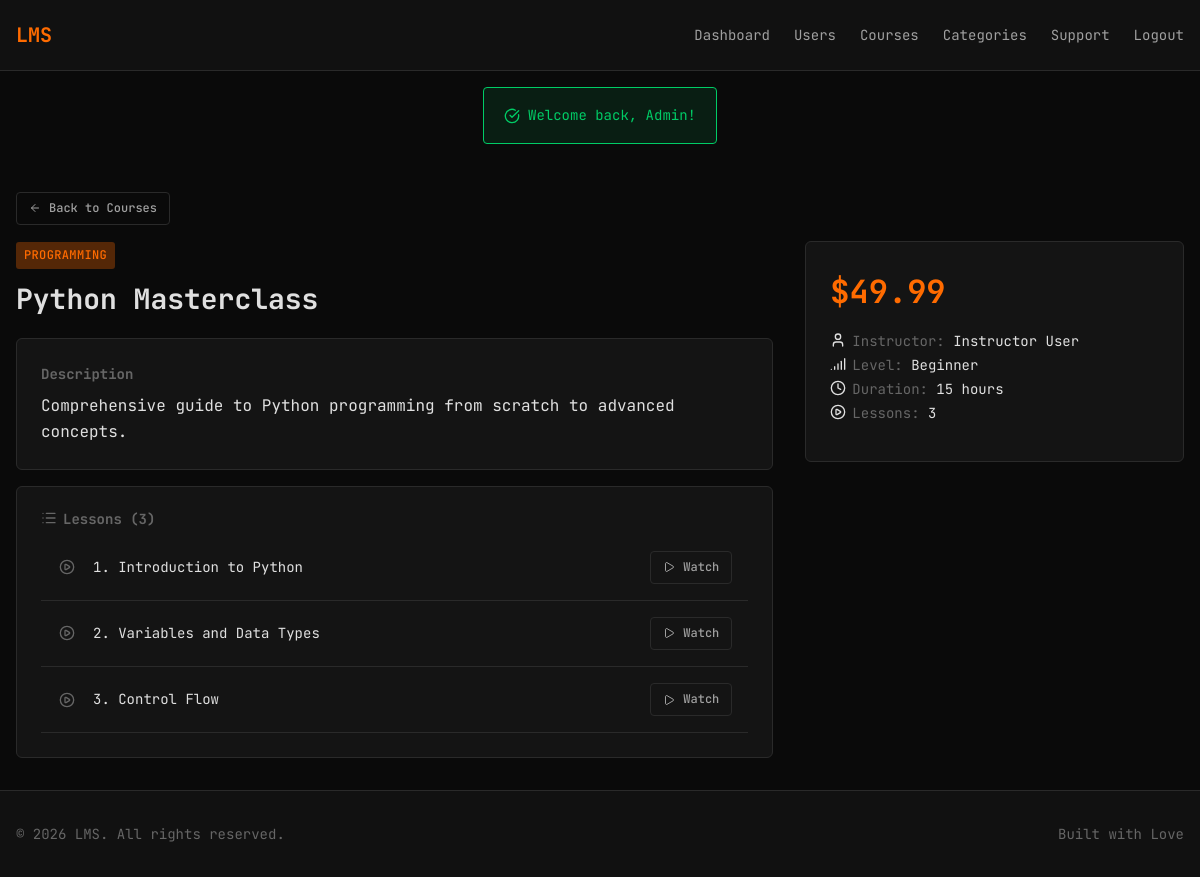
The app's page /course-details.php?id=1 (signed in) with its own data.
### tables this page shows
CREATE TABLE courses (
    id INT AUTO_INCREMENT PRIMARY KEY,
    title VARCHAR(200) NOT NULL,
    description TEXT,
    category_id INT,
    instructor_id INT,
    price DECIMAL(10,2) DEFAULT 0.00,
    duration VARCHAR(50),
    level ENUM('beginner', 'intermediate', 'advanced') DEFAULT 'beginner',
    created_at TIMESTAMP DEFAULT CURRENT_TIMESTAMP,
    FOREIGN KEY (category_id) REFERENCES categories(id) ON DELETE SET NULL,
    FOREIGN KEY (instructor_id) REFERENCES users(id) ON DELETE SET NULL
);

CREATE TABLE categories (
    id INT AUTO_INCREMENT PRIMARY KEY,
    name VARCHAR(100) NOT NULL,
    description TEXT
);

CREATE TABLE lessons (
    id INT AUTO_INCREMENT PRIMARY KEY,
    course_id INT NOT NULL,
    title VARCHAR(200) NOT NULL,
    video_url VARCHAR(500),
    learning_outcome TEXT,
    order_num INT DEFAULT 0,
    created_at TIMESTAMP DEFAULT CURRENT_TIMESTAMP,
    FOREIGN KEY (course_id) REFERENCES courses(id) ON DELETE CASCADE
);

CREATE TABLE users (
    id INT AUTO_INCREMENT PRIMARY KEY,
    name VARCHAR(100) NOT NULL,
    email VARCHAR(150) NOT NULL UNIQUE,
    password VARCHAR(255) NOT NULL,
    role ENUM('admin', 'instructor', 'student') NOT NULL DEFAULT 'student',
    bio TEXT,
    experience TEXT,
    verified TINYINT(1) NOT NULL DEFAULT 1,
    created_at TIMESTAMP DEFAULT CURRENT_TIMESTAMP
);

### config/auth.php (called while the page is built, shortened)
<?php
function getCurrentUser()
{
    $pdo = getDBConnection();
    $stmt = $pdo->prepare("SELECT id, name, email, role, verified FROM users WHERE id = ?");
    $stmt->execute([$_SESSION['user_id']]);
    return $stmt->fetch();
}
function e($string)
{
    return htmlspecialchars($string, ENT_QUOTES, 'UTF-8');
}

### public/course-details.php (the view, shortened to what this page needs)
<?php
require_once __DIR__ . '/../config/auth.php';
$pdo = getDBConnection();
$courseId = isset($_GET['id']) ? (int) $_GET['id'] : 0;
$stmt = $pdo->prepare("
    SELECT c.*, cat.name as category_name, u.name as instructor_name
    FROM courses c
    LEFT JOIN categories cat ON c.category_id = cat.id
    LEFT JOIN users u ON c.instructor_id = u.id
    WHERE c.id = ?
");
$stmt->execute([$courseId]);
$course = $stmt->fetch();
$isEnrolled = false;
$user = getCurrentUser();
if ($user) {
    $stmt = $pdo->prepare("SELECT id FROM enrollments WHERE user_id = ? AND course_id = ?");
    $stmt->execute([$user['id'], $courseId]);
    $isEnrolled = (bool) $stmt->fetch();
}
$stmt = $pdo->prepare("SELECT * FROM lessons WHERE course_id = ? ORDER BY order_num ASC, id ASC");
$stmt->execute([$courseId]);
$lessons = $stmt->fetchAll();
$completedLessonIds = [];
include __DIR__ . '/../includes/header.php';
include __DIR__ . '/../includes/navbar.php';
?>
<main class="main-content">
    <div class="container">
        <a href="<?php echo BASE_PATH; ?>/public/courses.php" class="btn btn-ghost btn-sm mb-2">
            <i data-lucide="arrow-left"></i>
            <span>Back to Courses</span>
        </a>
        <div class="grid grid-course-details">
            <div>
                <span class="badge badge-primary mb-1">
                    <?php echo e($course['category_name'] ?? 'Uncategorized'); ?>
                </span>
                <h1 class="course-page-title">
                    <?php echo e($course['title']); ?>
                </h1>
                <div class="card mb-2">
                    <h3 class="text-sm text-dim mb-1">Description</h3>
                    <p>
                        <?php echo nl2br(e($course['description'] ?? 'No description available.')); ?>
                    </p>
                </div>
                <div class="card">
                    <div class="flex flex-between flex-center mb-1">
                        <h3 class="text-sm text-dim meta-item">
                            <i data-lucide="list"></i>
                            <span>Lessons (<?php echo count($lessons); ?>)</span>
                        </h3>
                    </div>
                    <?php if (empty($lessons)): ?>
                        <p class="text-dim">No lessons available yet.</p>
                    <?php else: ?>
                        <ul class="lesson-list">
                            <?php foreach ($lessons as $index => $lesson):
                                $lessonCompleted = in_array($lesson['id'], $completedLessonIds);
                            ?>
                                <li class="lesson-item<?php echo $lessonCompleted ? ' completed' : ''; ?>">
                                    <span class="lesson-icon">
                                        <?php if ($lessonCompleted): ?>
                                            <i data-lucide="check-circle"></i>
                                        <?php elseif ($isEnrolled || ($user && in_array($user['role'], ['admin', 'instructor']))): ?>
                                            <i data-lucide="play-circle"></i>
                                        <?php else: ?>
                                            <i data-lucide="lock"></i>
                                        <?php endif; ?>
                                    </span>
                                    <span class="lesson-title<?php echo $lessonCompleted ? ' text-orange' : ''; ?>">
                                        <?php echo ($index + 1) . '. ' . e($lesson['title']); ?>
                                    </span>
                                    <div class="flex gap-1">
                                        <?php if ($isEnrolled || ($user && in_array($user['role'], ['admin', 'instructor']))): ?>
                                            <a href="<?php echo BASE_PATH; ?>/student/lesson.php?id=<?php echo $lesson['id']; ?>"
                                                class="btn btn-ghost btn-sm">
                                                <i data-lucide="play"></i>
                                                <span>Watch</span>
                                            </a>
                                        <?php endif; ?>
                                    </div>
                                </li>
                            <?php endforeach; ?>
                        </ul>
                    <?php endif; ?>
                </div>
            </div>
            <div>
                <div class="card">
                    <?php if ($course['price'] > 0): ?>
                        <div class="stat-value">$<?php echo number_format($course['price'], 2); ?></div>
                    <?php else: ?>
                        <div class="stat-value text-success">Free</div>
                    <?php endif; ?>
                    <div class="sidebar-info">
                        <div class="meta-item text-sm">
                            <i data-lucide="user"></i>
                            <span>
                                <span class="text-dim">Instructor:</span>
                                <?php echo e($course['instructor_name'] ?? 'TBA'); ?>
                            </span>
                        </div>
                        <div class="meta-item text-sm">
                            <i data-lucide="signal"></i>
                            <span>
                                <span class="text-dim">Level:</span>
                                <?php echo ucfirst(e($course['level'])); ?>
                            </span>
                        </div>
                        <div class="meta-item text-sm">
                            <i data-lucide="clock"></i>
                            <span>
                                <span class="text-dim">Duration:</span>
                                <?php echo e($course['duration'] ?? 'Self-paced'); ?>
                            </span>
                        </div>
                        <div class="meta-item text-sm">
                            <i data-lucide="play-circle"></i>
                            <span>
                                <span class="text-dim">Lessons:</span>
                                <?php echo count($lessons); ?>
                            </span>
                        </div>
                    </div>
                </div>
            </div>
        </div>
    </div>
</main>
<?php include __DIR__ . '/../includes/footer.php'; ?>

### assets/css/style.css (style rules this page uses)
:root { --bg-primary: #0a0a0a; --bg-secondary: #111111; --bg-tertiary: #1a1a1a; --bg-card: #141414; --orange-primary: #ff6b00; --orange-secondary: #ff8c00; --orange-dim: #cc5500; --orange-glow: rgba(255, 107, 0, 0.3); --text-primary: #e0e0e0; --text-secondary: #a0a0a0; --text-dim: #666666; --border-color: #2a2a2a; --success: #00cc66; --error: #ff3333; --warning: #ffcc00; --font-mono: 'JetBrains Mono', 'Consolas', 'Monaco', monospace; }
*, *::before, *::after { box-sizing: border-box; margin: 0; padding: 0; }
html { font-size: 16px; scroll-behavior: smooth; }
body { font-family: var(--font-mono); background-color: var(--bg-primary); color: var(--text-primary); line-height: 1.6; min-height: 100vh; }
a { color: var(--orange-primary); text-decoration: none; transition: color 0.2s ease; }
.container { max-width: 1200px; margin: 0 auto; padding: 0 1rem; }
.main-content { flex: 1; padding: 2rem 0; }
.btn { display: inline-flex; align-items: center; justify-content: center; gap: 0.5rem; padding: 0.625rem 1.25rem; font-family: var(--font-mono); font-size: 0.875rem; font-weight: 500; border: 1px solid transparent; border-radius: 4px; cursor: pointer; transition: all 0.2s ease; text-decoration: none; }
.btn-ghost { background-color: transparent; color: var(--text-secondary); border-color: var(--border-color); }
.btn-sm { padding: 0.375rem 0.75rem; font-size: 0.75rem; }
.card { background-color: var(--bg-card); border: 1px solid var(--border-color); border-radius: 6px; padding: 1.5rem; transition: border-color 0.2s ease; }
.badge { display: inline-flex; align-items: center; padding: 0.25rem 0.5rem; font-size: 0.75rem; font-weight: 500; border-radius: 3px; text-transform: uppercase; letter-spacing: 0.03em; }
.badge-primary { background-color: var(--orange-glow); color: var(--orange-primary); }
.grid { display: grid; gap: 1.5rem; }
.stat-value { font-size: 2rem; font-weight: 700; color: var(--orange-primary); }
.lesson-list { list-style: none; }
.lesson-item { display: flex; align-items: center; gap: 1rem; padding: 1rem; border-bottom: 1px solid var(--border-color); transition: background-color 0.2s ease; }
.lesson-icon { width: 20px; height: 20px; color: var(--text-dim); display: flex; align-items: center; justify-content: center; }
.lesson-icon svg.lucide { width: 1rem !important; height: 1rem !important; }
.lesson-title { flex: 1; font-size: 0.875rem; }
.text-dim { color: var(--text-dim); }
.text-sm { font-size: 0.875rem; }
.mb-1 { margin-bottom: 0.5rem; }
.mb-2 { margin-bottom: 1rem; }
.flex { display: flex; }
.flex-between { justify-content: space-between; }
.flex-center { align-items: center; }
.gap-1 { gap: 0.5rem; }
.text-sm svg.lucide { width: 1rem !important; height: 1rem !important; }
svg.lucide { width: 1rem; height: 1rem; flex-shrink: 0; }
.btn svg.lucide { width: 0.875rem; height: 0.875rem; }
.btn-sm svg.lucide { width: 0.75rem; height: 0.75rem; }
.meta-item { display: inline-flex; align-items: center; gap: 0.375rem; line-height: 1; }
.meta-item svg.lucide { width: 0.875rem; height: 0.875rem; flex-shrink: 0; position: relative; top: -1px; }
.lesson-icon svg.lucide { width: 1rem; height: 1rem; }
.flex.flex-center svg.lucide { flex-shrink: 0; }
.course-page-title { font-size: 1.75rem; margin-bottom: 1rem; }
.sidebar-info { margin: 1rem 0; display: flex; flex-direction: column; gap: 0.5rem; }
.grid-course-details { grid-template-columns: 2fr 1fr; gap: 2rem; }

### records on screen
courses: category.name "PROGRAMMING", title "Python Masterclass", description "Comprehensive guide to Python programming from scratch to advanced concepts.", price "49.99", instructor.name "Instructor User", level "Beginner", duration "15 hours"
lessons: title "Introduction to Python"
lessons: title "Variables and Data Types"
lessons: title "Control Flow"

### other values on screen
$flash['message'] "Welcome back, Admin!"
count($lessons) "3"
